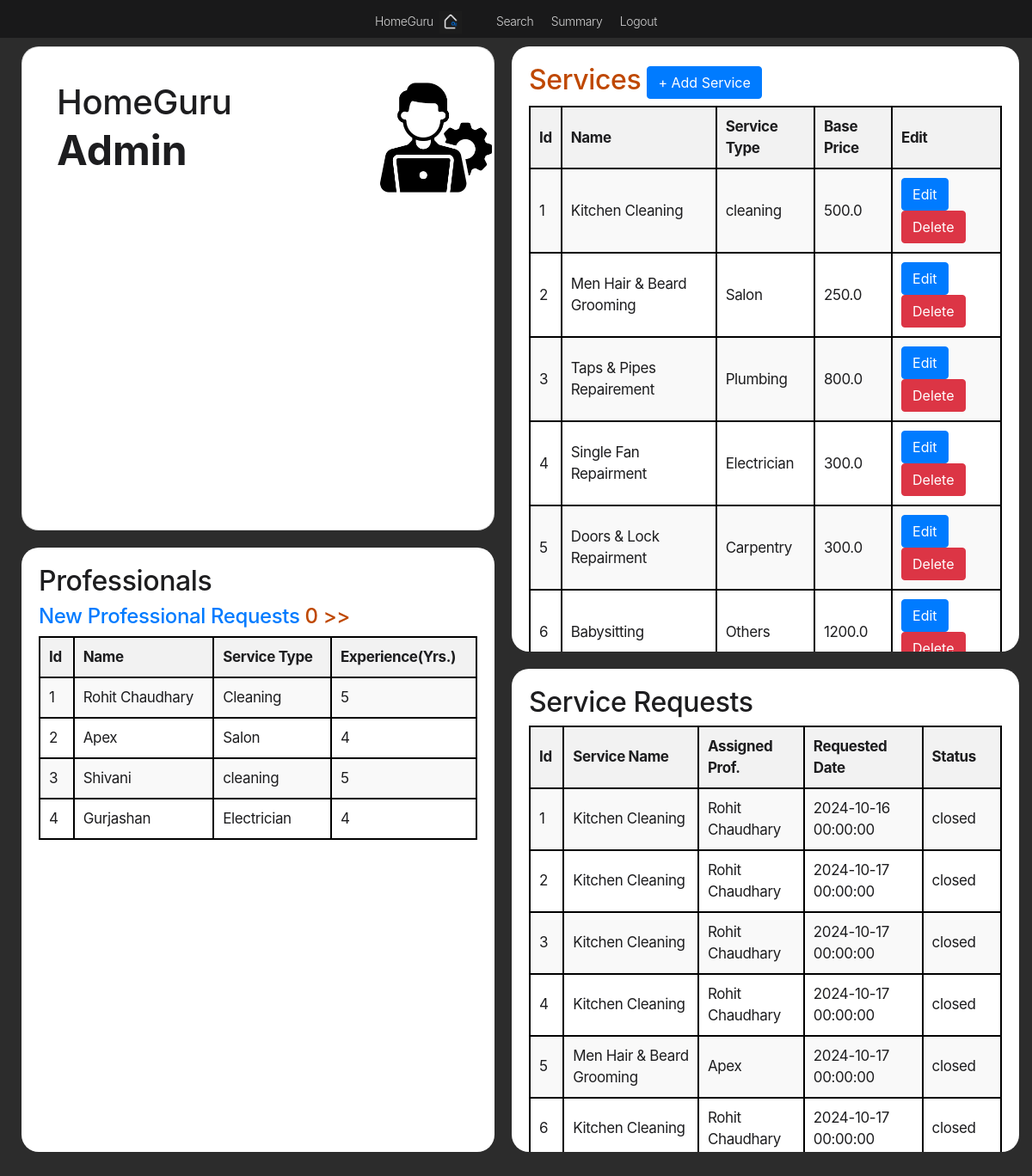
Page /admin/dashboard (signed in) on the committed database.
### Website/models.py (models this page shows, shortened)
class Admin(db.Model, UserMixin):
    __tablename__ = 'Admin'
    id = db.Column(db.Integer, primary_key=True)
    email = db.Column(db.String(150), unique=True, nullable=False)
    password = db.Column(db.String(150), nullable=False)
    name = db.Column(db.String(40), nullable=False)

class Professional(db.Model, UserMixin):
    __tablename__ = 'Professional'
    id = db.Column(db.Integer, primary_key=True)
    email = db.Column(db.String(150), unique=True, nullable=False)
    password = db.Column(db.String(150), nullable=False)
    name = db.Column(db.String(40), nullable=False)
    address = db.Column(db.String(255))
    pincode = db.Column(db.String(10))
    experience = db.Column(db.Integer)
    service_type = db.Column(db.String(50), nullable=False)
    date_created = db.Column(db.DateTime, default=datetime.utcnow)

class Service(db.Model):
    __tablename__ = 'service'
    id = db.Column(db.Integer, primary_key=True)
    name = db.Column(db.String(100), nullable=False)
    type = db.Column(db.String(50), nullable=False)
    price = db.Column(db.Float, nullable=False)
    time_required = db.Column(db.String(50), nullable=True)  # e.g. "2 hours"
    description = db.Column(db.Text, nullable=True)

class ServiceRequest(db.Model):
    __tablename__ = 'service_request'
    id = db.Column(db.Integer, primary_key=True)
    service_id = db.Column(db.Integer, db.ForeignKey('service.id'), nullable=False)
    customer_id = db.Column(db.Integer, db.ForeignKey('Customer.id'), nullable=False)
    professional_id = db.Column(db.Integer, db.ForeignKey('Professional.id'), nullable=True)  # Optional until assigned
    date_of_request = db.Column(db.DateTime, default=datetime.utcnow)
    date_of_completion = db.Column(db.DateTime, nullable=True)
    service_status = db.Column(db.Enum('requested', 'assigned', 'closed'), default='requested')
    remarks = db.Column(db.Text, nullable=True)
    service = db.relationship('Service', backref='service_requests')
    customer = db.relationship('Customer', foreign_keys=[customer_id])
    professional = db.relationship('Professional', foreign_keys=[professional_id])

### Website/admin_routes.py (the view)
@admin_bp.route('/dashboard')
@login_required
def admin_dashboard():
    professionals = Professional.query.all()
    services = Service.query.all()
    service_requests = ServiceRequest.query.all()
    professional_requests = ProfessionalRequest.query.all()
    return render_template('dashboard.html',
                           user=current_user,
                           professionals=professionals,
                           services=services,
                           service_requests=service_requests,
                           professional_requests=professional_requests,
                           count_professional_requests = len(professional_requests))

### Website/templates/admin/dashboard.html (shortened to what this page needs)
{% extends 'base.html' %}
{% block stylesheet %}
    <link rel="stylesheet" href="{{ url_for('static', filename='style-admin-db.css')}}">
{% endblock %}
{% block content %}
  <div class="content">
    <div class="row">
        <div class="left">
            <div class="card block">
                <div class="sub-card">
                    <h1> HomeGuru </h1>
                    <h2> {{ user.name }} </h2>
                </div>
                <div class="sub-card">
                    <img src="{{ url_for('static', filename='administrator.png') }}" alt="profile"
                    style="height: 55%; border-radius: 10px; margin-left: 55%;">
                </div>
            </div>
            <div class="card-bottom-left block">
                <h3><span style="font-size: 32px;">Professionals</span></h3>
                <a href="javascript:void(0);" onclick="showPopup()">
                    <h4>New Professional Requests
                        <span style="color: var(--orange);"> {{ (count_professional_requests) }} >>
                        </span>
                    </h4>
                </a>
                <table>
                    <tr>
                        <th>Id</td>
                        <th>Name</td>
                        <th>Service Type</td>
                        <th>Experience(Yrs.)</td>
                    </tr>
                    {% for professional in professionals %}
                    <tr>
                        <td><span> {{ professional.id }} </span></td>
                        <td><span> {{ professional.name }} </span></td>
                        <td><span> {{ professional.service_type }} </span></td>
                        <td><span> {{ professional.experience }} </span></td>
                    </tr>
                    {% endfor %}
                </table>
            </div>
        </div>
        <div class="right">
            <div class="card-top-right block">
                <h3>
                    <span style="font-size: 32px; color:#bf4800;">Services</span>
                    <button class="btn btn-primary" id="addServiceBtn"> + Add Service</button>
                </h3>
                <table>
                    <tr>
                        <th>Id</th>
                        <th>Name</th>
                        <th>Service Type</th>
                        <th>Base Price</th>
                        <th>Edit</th>
                    </tr>
                    {% for service in services %}
                    <tr>
                        <td><span> {{ service.id }} </span></td>
                        <td><span> {{ service.name }} </span></td>
                        <td><span> {{ service.type }} </span></td>
                        <td><span> {{ service.price }} </span></td>
                        <td>
                            <span>
                                <button class="editService btn btn-primary"
                                    data-service-id="{{ service.id }}"
                                    data-service-name="{{ service.name }}"
                                    data-service-type="{{ service.type }}"
                                    data-service-price="{{ service.price }}"
                                    data-service-time="{{ service.time_required }}"
                                    data-service-description="{{ service.description }}">
                                Edit
                                </button>
                            <button class="deleteService btn btn-danger" data-service-id="{{ service.id }}">Delete</button>
                            </span>
                        </td>
                    </tr>
                    {% endfor %}
                </table>
            </div>
            <div class="card-bottom-right block">
                <h3><span style="font-size: 32px;">Service Requests</span></h3>
                <div class="classes">
                    <table>
                        <tr>
                            <th>Id</td>
                            <th>Service Name</th>
                            <th>Assigned Prof.</td>
                            <th>Requested Date</td>
                            <th>Status</td>
                        </tr>
                        {% for service_req in service_requests %}
                            <tr>
                                <td><span> {{ service_req.id }} </span></td>
                                <td><span> {{ service_req.service.name }} </span></td>
                                <td><span> {{ service_req.professional.name }} </span></td>
                                <td><span> {{ service_req.date_of_request }} </span></td>
                                <td><span> {{ service_req.service_status }} </span></td>
                            </tr>
                        {% endfor %}
                    </table>
                </div>
            </div>
        </div>
    </div>
    </div>
{% endblock %}

### Website/Static/style.css (style rules this page uses)
:root { --nav-bg: rgb(22,22,23,0.8); --white: #f5f5f7; --bg: #f5f5f8; --dark-bg: #2c2c2c; --dark-box: #1c1c1c; --beinge-white: rgb(216,216,220); --gray: rgb(99,99,102) ; --blue: #0071e3; --orange: #bf4800; --red: rgb(215,0,21); --success: rgb(48,219,91); --yellow: rgb(255,214,10); --nav-color: rgba(255, 255, 255, .8); --nav-color-secondary: #E8E8ED; --nav-color-hover: #FFFFFF; --main-white: #ffffff; }
body { background-color: var(--dark-bg); font-size: 17px; line-height: 1.47059; font-weight: 400; letter-spacing: -0.022em; font-family: "SF Pro Text", "SF Pro Icons", "AOS Icons", "Helvetica Neue", Helvetica, Arial, sans-serif; color: rgb(29, 29, 31); font-style: normal; overflow: hidden; }
.content { background-color: var(--dark-bg); overflow: hidden; margin-top:54px; }
.row { display: grid; grid-template-columns: 4fr 2fr; grid-gap: 20px; gap: 20px; width: 100%; }
.left , .right { height: 100vh; }
.card { height: 40%; background-color: var(--main-white); margin-left: 40px; padding: 20px; border-radius: 20px; display: grid; grid-template-columns: 1fr 1fr; grid-gap: 20px; }
.sub-card { height: 50%; padding: 20px; }
.card-bottom-left { background-color: var(--main-white); height: 50%; margin-top: 20px; margin-left: 40px; padding: 20px; border-radius: 20px; scrollbar-color: var(--dark-box) var(--beinge-white); scrollbar-width: none ; overflow-y: auto; }
.card-top-right { background-color: var(--main-white); padding: 20px; height: 50%; min-height: 40%; border-radius: 20px; scrollbar-color: var(--dark-box) var(--beinge-white); scrollbar-width: none ; overflow-y: auto; }
.card-bottom-right { background-color: var(--main-white); height: 40%; margin-top: 20px; padding: 20px; border-radius: 20px; overflow: auto; scrollbar-width: none; }
h2 { font-size: 48px; line-height: 1; font-weight: 700; letter-spacing: -0.00043em; }
table { border-collapse: collapse; width: 100%; }
th, td { border: 2px solid black; padding: 10px; text-align: left; }
th { background-color: #f2f2f2; }
tr:nth-child(even) { background-color: #f9f9f9; }

### Website/Static/style-admin-db.css (style rules this page uses)
.row { display: grid; grid-template-columns: 1fr 1fr; grid-gap: 20px; gap: 20px; width: 100%; }

### rows in the picture
Admin: name "Admin"
Professional: id "1", name "Rohit Chaudhary", service_type "Cleaning", experience "5"
Professional: id "2", name "Apex", service_type "Salon", experience "4"
Professional: id "3", name "Shivani", service_type "cleaning", experience "5"
Professional: id "4", name "Gurjashan", service_type "Electrician", experience "4"
Service: id "1", name "Kitchen Cleaning", type "cleaning", price "500.0"
Service: id "2", name "Men Hair & Beard Grooming", type "Salon", price "250.0"
Service: id "3", name "Taps & Pipes Repairement", type "Plumbing", price "800.0"
Service: id "4", name "Single Fan Repairment", type "Electrician", price "300.0"
Service: id "5", name "Doors & Lock Repairment", type "Carpentry", price "300.0"
Service: id "6", name "Babysitting", type "Others", price "1200.0"
ServiceRequest: id "1", service.name "Kitchen Cleaning", professional.name "Rohit Chaudhary", date_of_request "2024-10-16 00:00:00", service_status "closed"
ServiceRequest: id "2", service.name "Kitchen Cleaning", professional.name "Rohit Chaudhary", date_of_request "2024-10-17 00:00:00", service_status "closed"
ServiceRequest: id "3", service.name "Kitchen Cleaning", professional.name "Rohit Chaudhary", date_of_request "2024-10-17 00:00:00", service_status "closed"
ServiceRequest: id "4", service.name "Kitchen Cleaning", professional.name "Rohit Chaudhary", date_of_request "2024-10-17 00:00:00", service_status "closed"
ServiceRequest: id "5", service.name "Men Hair & Beard Grooming", professional.name "Apex", date_of_request "2024-10-17 00:00:00", service_status "closed"
ServiceRequest: id "6", service.name "Kitchen Cleaning", professional.name "Rohit Chaudhary", date_of_request "2024-10-17 00:00:00", service_status "closed"

### other values in the picture
{{ (count_professional_requests) }} "0"
